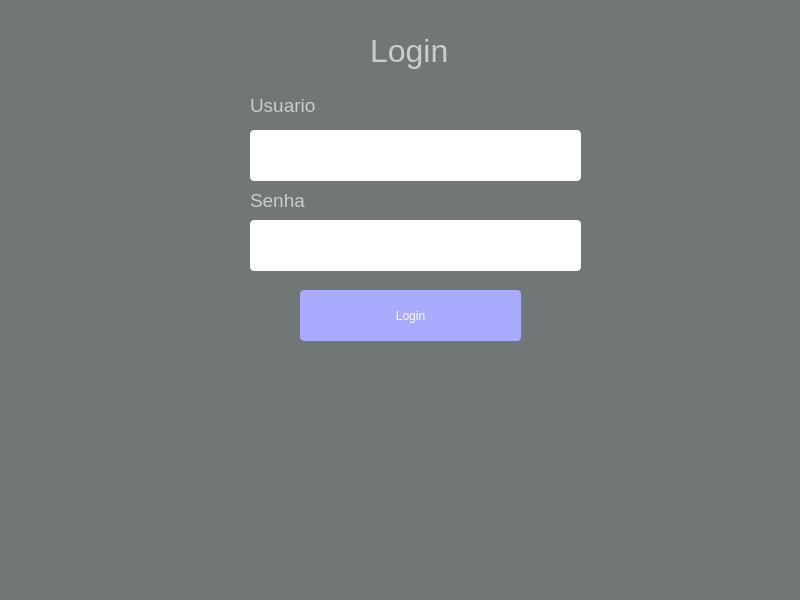
<?xml version="1.0" encoding="UTF-8"?>
<ui version="4.0">
 <class>MainWindow</class>
 <widget class="QMainWindow" name="MainWindow">
  <property name="geometry">
   <rect>
    <x>0</x>
    <y>0</y>
    <width>800</width>
    <height>600</height>
   </rect>
  </property>
  <property name="minimumSize">
   <size>
    <width>800</width>
    <height>600</height>
   </size>
  </property>
  <property name="maximumSize">
   <size>
    <width>800</width>
    <height>600</height>
   </size>
  </property>
  <property name="cursor">
   <cursorShape>ArrowCursor</cursorShape>
  </property>
  <property name="focusPolicy">
   <enum>Qt::ClickFocus</enum>
  </property>
  <property name="windowTitle">
   <string>Login</string>
  </property>
  <property name="windowIcon">
   <iconset>
    <normaloff>E:/Pone/icons/idea_96px.png</normaloff>E:/Pone/icons/idea_96px.png</iconset>
  </property>
  <property name="styleSheet">
   <string notr="true">background-color:rgb(113, 118, 118);</string>
  </property>
  <widget class="QWidget" name="centralwidget">
   <widget class="QTextEdit" name="textEdit">
    <property name="geometry">
     <rect>
      <x>250</x>
      <y>130</y>
      <width>331</width>
      <height>51</height>
     </rect>
    </property>
    <property name="focusPolicy">
     <enum>Qt::ClickFocus</enum>
    </property>
    <property name="styleSheet">
     <string notr="true">border-radius:4px;
color: rgb(0, 0, 0);
background-color: rgb(255, 255, 255);</string>
    </property>
    <property name="placeholderText">
     <string/>
    </property>
   </widget>
   <widget class="QTextEdit" name="textEdit_2">
    <property name="enabled">
     <bool>true</bool>
    </property>
    <property name="geometry">
     <rect>
      <x>250</x>
      <y>220</y>
      <width>331</width>
      <height>51</height>
     </rect>
    </property>
    <property name="focusPolicy">
     <enum>Qt::ClickFocus</enum>
    </property>
    <property name="styleSheet">
     <string notr="true">border-radius:4px;
background-color: rgb(255, 255, 255);
color: rgb(0, 0, 0);</string>
    </property>
    <property name="tabChangesFocus">
     <bool>false</bool>
    </property>
    <property name="lineWrapMode">
     <enum>QTextEdit::WidgetWidth</enum>
    </property>
    <property name="placeholderText">
     <string/>
    </property>
   </widget>
   <widget class="QLabel" name="label">
    <property name="geometry">
     <rect>
      <x>250</x>
      <y>90</y>
      <width>71</width>
      <height>31</height>
     </rect>
    </property>
    <property name="font">
     <font>
      <pointsize>14</pointsize>
     </font>
    </property>
    <property name="styleSheet">
     <string notr="true">color:#ccc;</string>
    </property>
    <property name="text">
     <string>Usuario</string>
    </property>
   </widget>
   <widget class="QLabel" name="label_2">
    <property name="geometry">
     <rect>
      <x>250</x>
      <y>190</y>
      <width>71</width>
      <height>21</height>
     </rect>
    </property>
    <property name="font">
     <font>
      <pointsize>14</pointsize>
     </font>
    </property>
    <property name="styleSheet">
     <string notr="true">color:#ccc;</string>
    </property>
    <property name="text">
     <string>Senha</string>
    </property>
   </widget>
   <widget class="QPushButton" name="pushButton">
    <property name="geometry">
     <rect>
      <x>300</x>
      <y>290</y>
      <width>221</width>
      <height>51</height>
     </rect>
    </property>
    <property name="cursor">
     <cursorShape>PointingHandCursor</cursorShape>
    </property>
    <property name="styleSheet">
     <string notr="true">background-color: rgb(170, 170, 255);
border:none;
color:#fff;
border-radius:4px;
cursor:pointer;
font: 13pt &quot;MS Shell Dlg 2&quot;;</string>
    </property>
    <property name="text">
     <string>Login</string>
    </property>
   </widget>
   <widget class="QLabel" name="label_3">
    <property name="geometry">
     <rect>
      <x>370</x>
      <y>30</y>
      <width>151</width>
      <height>41</height>
     </rect>
    </property>
    <property name="font">
     <font>
      <pointsize>24</pointsize>
     </font>
    </property>
    <property name="styleSheet">
     <string notr="true">color:#ccc;</string>
    </property>
    <property name="text">
     <string>Login</string>
    </property>
   </widget>
  </widget>
  <widget class="QStatusBar" name="statusbar"/>
 </widget>
 <resources/>
 <connections/>
</ui>
